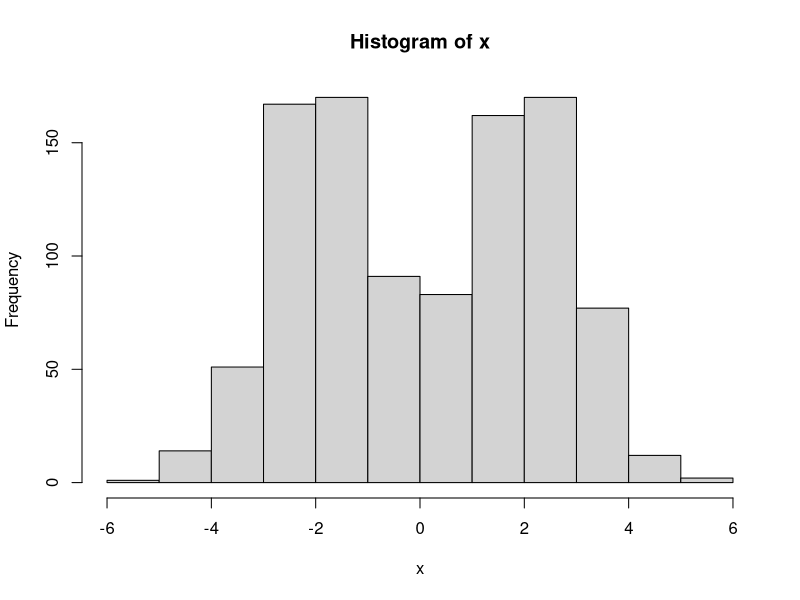
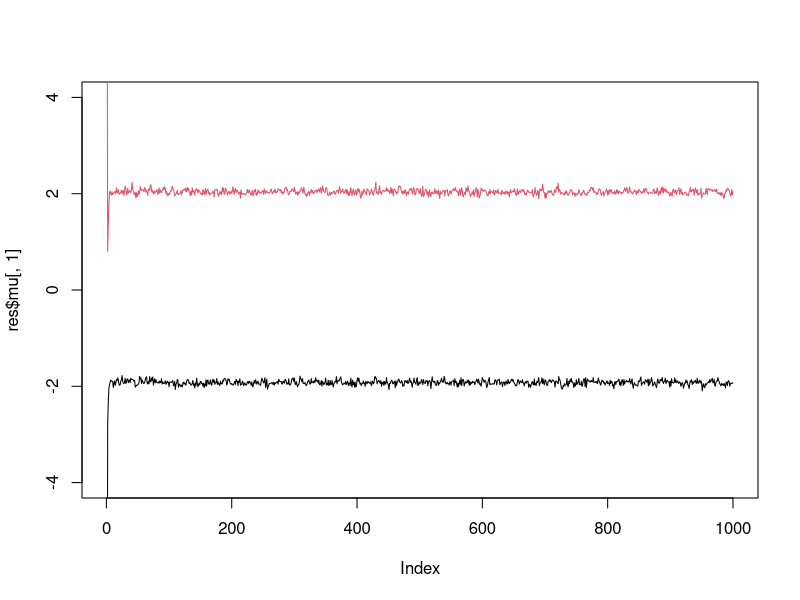
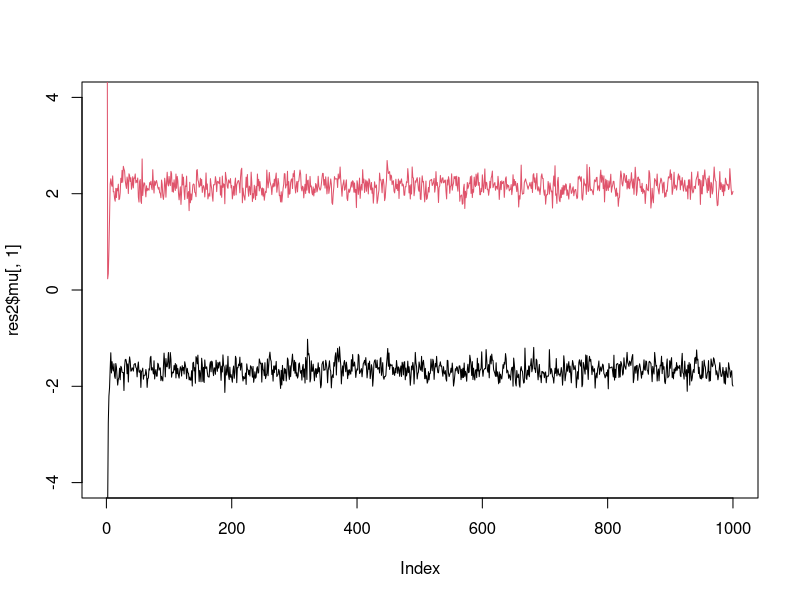
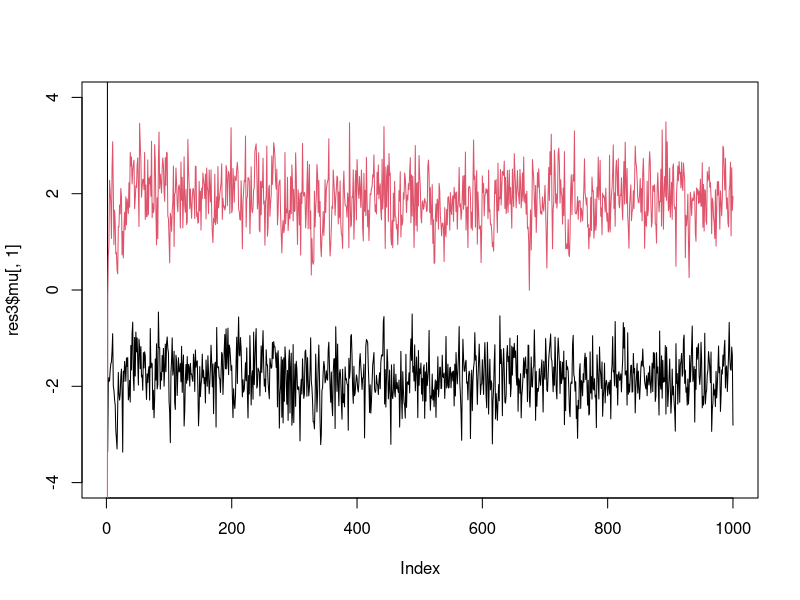

Generate these figures, in order, with R:
set.seed(33)

# generate from mixture of normals
#' @param n number of samples
#' @param pi mixture proportions
#' @param mu mixture means
#' @param s mixture standard deviations
rmix = function(n,pi,mu,s){
  z = sample(1:length(pi),prob=pi,size=n,replace=TRUE)
  x = rnorm(n,mu[z],s[z])
  return(x)
}
x = rmix(n=1000,pi=c(0.5,0.5),mu=c(-2,2),s=c(1,1))
hist(x)

normalize = function(x){return(x/sum(x))}

#' @param x an n vector of data
#' @param pi a k vector
#' @param mu a k vector
sample_z = function(x,pi,mu){
  dmat = outer(mu,x,"-") # k by n matrix, d_kj =(mu_k - x_j)
  p.z.given.x = as.vector(pi) * dnorm(dmat,0,1) 
  p.z.given.x = apply(p.z.given.x,2,normalize) # normalize columns
  z = rep(0, length(x))
  for(i in 1:length(z)){
    z[i] = sample(1:length(pi), size=1,prob=p.z.given.x[,i],replace=TRUE)
  }
  return(z)
}


#' @param z an n vector of cluster allocations (1...k)
#' @param k the number of clusters
sample_pi = function(z,k){
  counts = colSums(outer(z,1:k,FUN="=="))
  pi = gtools::rdirichlet(1,counts+1)
  return(pi)
}

#' @param x an n vector of data
#' @param z an n vector of cluster allocations
#' @param k the number o clusters
#' @param prior.mean the prior mean for mu
#' @param prior.prec the prior precision for mu
sample_mu = function(x, z, k, prior){
  df = data.frame(x=x,z=z)
  mu = rep(0,k)
  for(i in 1:k){
    sample.size = sum(z==i)
    sample.mean = ifelse(sample.size==0,0,mean(x[z==i]))
    
    post.prec = sample.size+prior$prec
    post.mean = (prior$mean * prior$prec + sample.mean * sample.size)/post.prec
    mu[i] = rnorm(1,post.mean,sqrt(1/post.prec))
  }
  return(mu)
}

gibbs = function(x,k,niter =1000,muprior = list(mean=0,prec=0.1)){
  pi = rep(1/k,k) # initialize
  mu = rnorm(k,0,10)
  z = sample_z(x,pi,mu)
  res = list(mu=matrix(nrow=niter, ncol=k), pi = matrix(nrow=niter,ncol=k), z = matrix(nrow=niter, ncol=length(x)))
  res$mu[1,]=mu
  res$pi[1,]=pi
  res$z[1,]=z 
  for(i in 2:niter){
    pi = sample_pi(z,k)
    mu = sample_mu(x,z,k,muprior)
    z = sample_z(x,pi,mu)
    res$mu[i,] = mu
    res$pi[i,] = pi
    res$z[i,] = z
  }
  return(res)
}
res = gibbs(x,2)
plot(res$mu[,1],ylim=c(-4,4),type="l")
lines(res$mu[,2],col=2)
x = rmix(100,c(0.5,0.5),c(-2,2),c(1,1))

res2 = gibbs(x,2)
plot(res2$mu[,1],ylim=c(-4,4),type="l")
lines(res2$mu[,2],col=2)

x = rmix(10,c(0.5,0.5),c(-2,2),c(1,1))
res3 = gibbs(x,2)
plot(res3$mu[,1],ylim=c(-4,4),type="l")
lines(res3$mu[,2],col=2)
quantile(res3$mu[-(1:10),1],c(0.05,0.95))
quantile(res3$mu[-(1:10),2],c(0.05,0.95))
